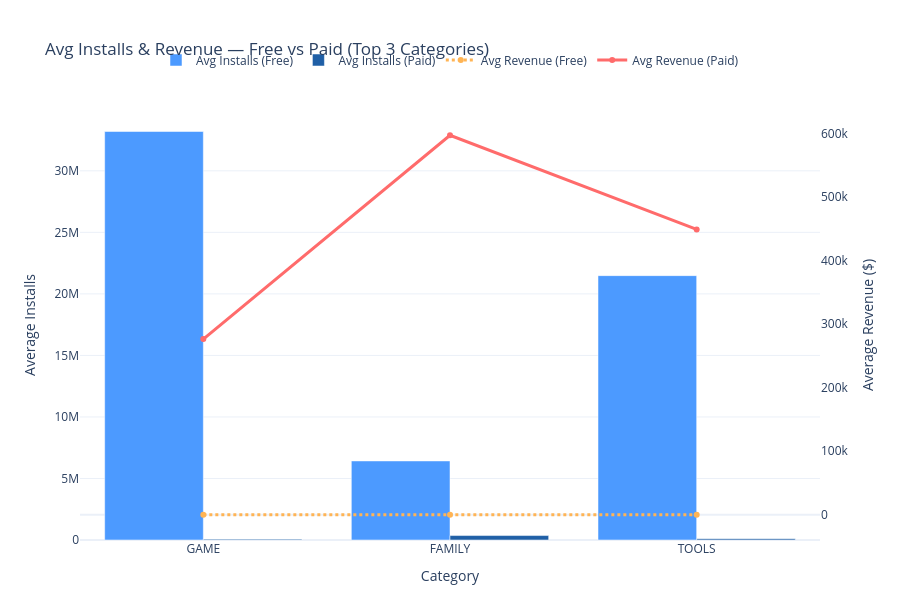

Notebook source saved alongside this figure:
### Markdown cell above
## 4. Dual-axis chart (Plotly)

Bars (left axis) show **average installs** for Free vs Paid within each category. Markers/lines (right axis) show **average revenue**. Free apps' revenue is always $0 by construction (see note above), which itself is a meaningful part of the free-vs-paid comparison.

### Code cell
free_data = agg[agg['Type'] == 'Free'].set_index('Category').reindex(top3_categories)
paid_data = agg[agg['Type'] == 'Paid'].set_index('Category').reindex(top3_categories)

fig = go.Figure()

# Bars: average installs (left axis)
fig.add_trace(go.Bar(
    x=top3_categories, y=free_data['Avg_Installs'],
    name='Avg Installs (Free)', marker_color='#4C9AFF', yaxis='y1', offsetgroup=0
))
fig.add_trace(go.Bar(
    x=top3_categories, y=paid_data['Avg_Installs'],
    name='Avg Installs (Paid)', marker_color='#1F5FA6', yaxis='y1', offsetgroup=1
))

# Lines: average revenue (right axis)
fig.add_trace(go.Scatter(
    x=top3_categories, y=free_data['Avg_Revenue'],
    name='Avg Revenue (Free)', mode='lines+markers',
    line=dict(color='#FFB454', width=3, dash='dot'), yaxis='y2'
))
fig.add_trace(go.Scatter(
    x=top3_categories, y=paid_data['Avg_Revenue'],
    name='Avg Revenue (Paid)', mode='lines+markers',
    line=dict(color='#FF6B6B', width=3), yaxis='y2'
))

fig.update_layout(
    title='Avg Installs & Revenue — Free vs Paid (Top 3 Categories)',
    barmode='group',
    xaxis=dict(title='Category'),
    yaxis=dict(title='Average Installs', side='left'),
    yaxis2=dict(title='Average Revenue ($)', overlaying='y', side='right', showgrid=False),
    legend=dict(orientation='h', y=1.15, x=0.5, xanchor='center'),
    height=600,
    template='plotly_white',
    margin=dict(t=110, b=60)
)

fig.show()

### Figure 1 — Plotly figure (JSON) as saved in the notebook; plotly's stock layout.template omitted (floating-point values rounded to 4 significant figures)
{"data": [{"marker": {"color": "#4C9AFF"}, "name": "Avg Installs (Free)", "offsetgroup": "0", "type": "bar", "x": ["GAME", "FAMILY", "TOOLS"], "y": [33190000.0, 6424000.0, 21480000.0], "yaxis": "y"}, {"marker": {"color": "#1F5FA6"}, "name": "Avg Installs (Paid)", "offsetgroup": "1", "type": "bar", "x": ["GAME", "FAMILY", "TOOLS"], "y": [67140.0, 361700.0, 100000.0], "yaxis": "y"}, {"line": {"color": "#FFB454", "dash": "dot", "width": 3}, "mode": "lines+markers", "name": "Avg Revenue (Free)", "type": "scatter", "x": ["GAME", "FAMILY", "TOOLS"], "y": [0.0, 0.0, 0.0], "yaxis": "y2"}, {"line": {"color": "#FF6B6B", "width": 3}, "mode": "lines+markers", "name": "Avg Revenue (Paid)", "type": "scatter", "x": ["GAME", "FAMILY", "TOOLS"], "y": [276500.0, 597200.0, 449000.0], "yaxis": "y2"}], "layout": {"barmode": "group", "height": 600, "legend": {"orientation": "h", "x": 0.5, "xanchor": "center", "y": 1.15}, "margin": {"b": 60, "t": 110}, "title": {"text": "Avg Installs & Revenue — Free vs Paid (Top 3 Categories)"}, "xaxis": {"title": {"text": "Category"}}, "yaxis": {"side": "left", "title": {"text": "Average Installs"}}, "yaxis2": {"overlaying": "y", "showgrid": false, "side": "right", "title": {"text": "Average Revenue ($)"}}}}
